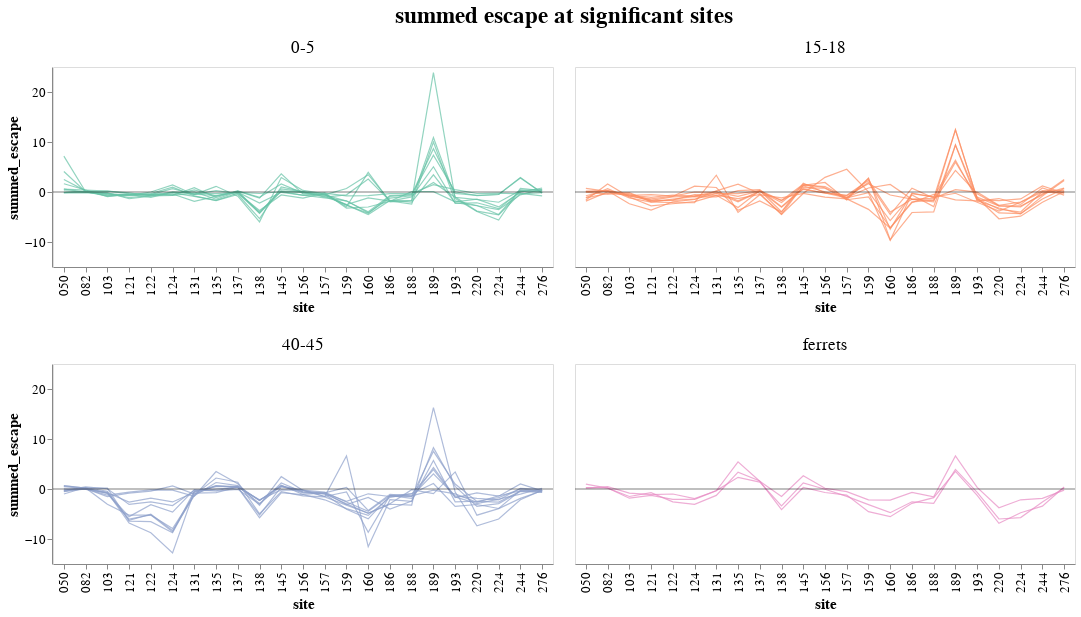

The notebook cell saved with this chart:
### Code cell
faceted_lineplot_filtered

### Figure 1 — Vega-Lite specification as saved in the notebook (floating-point values rounded to 4 significant figures; data arrays with more than 128 entries replaced by an {"elided": "..."} marker saying what was removed)
{"config": {"view": {"continuousWidth": 300, "continuousHeight": 300}, "axis": {"grid": false, "labelFontSize": 13, "titleFontSize": 15}}, "data": {"name": "data-0480fbba423087e0f57f664b28784c63"}, "facet": {"field": "age_group", "header": {"labelFontSize": 17, "titleFontSize": 23}, "title": "summed escape at significant sites", "type": "nominal"}, "spec": {"layer": [{"mark": {"type": "line", "opacity": 0.7, "size": 1.2}, "encoding": {"color": {"field": "age_group", "legend": null, "scale": {"scheme": "set2"}, "type": "nominal"}, "detail": {"field": "serum", "type": "nominal"}, "tooltip": [{"field": "serum", "type": "nominal"}, {"field": "site", "type": "nominal"}, {"field": "escape_mean", "type": "quantitative"}], "x": {"field": "site", "title": "site", "type": "nominal"}, "y": {"field": "escape_mean", "title": "summed_escape", "type": "quantitative"}}}, {"data": {"name": "data-06fd9f850666401b4599de5588b60692"}, "mark": {"type": "rule", "opacity": 0.5}, "encoding": {"y": {"field": "y", "type": "quantitative"}}}], "height": 200, "width": 500}, "columns": 2, "resolve": {"axis": {"x": "independent"}}, "$schema": "https://vega.github.io/schema/vega-lite/v5.8.0.json", "datasets": {"data-0480fbba423087e0f57f664b28784c63": {"elided": "759 records"}, "data-06fd9f850666401b4599de5588b60692": [{"y": 0}]}}
